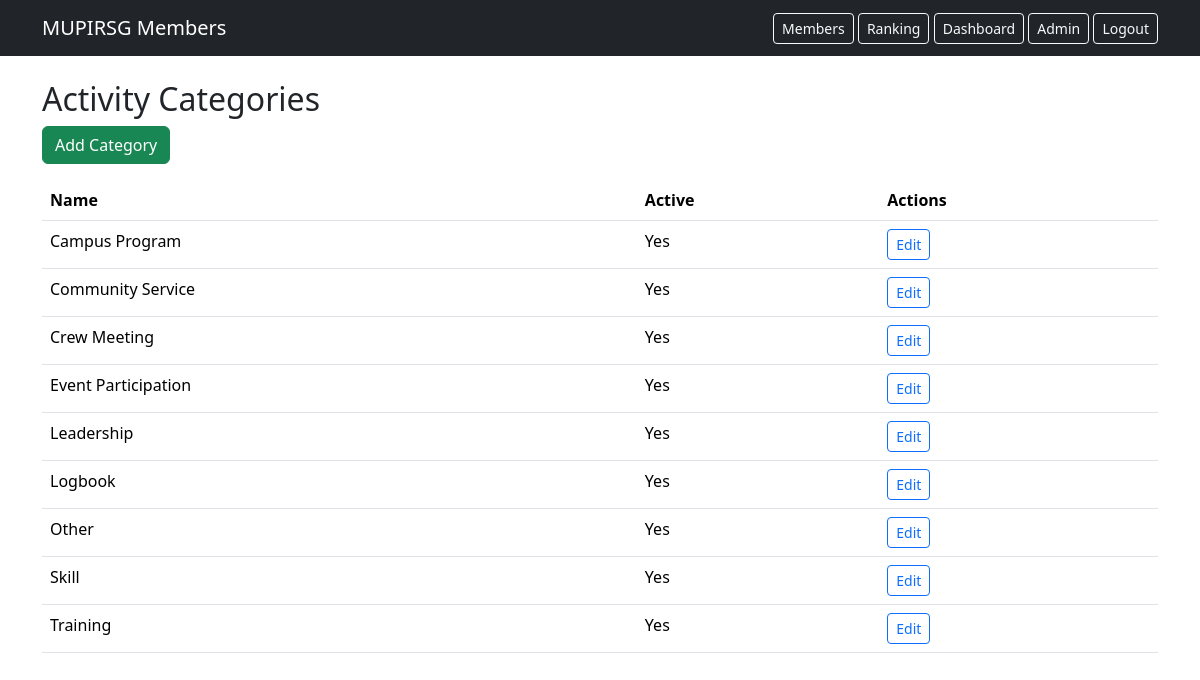
The app's page /members/admin/categories/ (signed in) with its own data.
### members/models.py (models this page shows, shortened)
class ActivityCategory(models.Model):
    name = models.CharField(max_length=100, unique=True)
    description = models.TextField(blank=True)
    is_active = models.BooleanField(default=True, db_index=True)
    created_at = models.DateTimeField(auto_now_add=True)
    updated_at = models.DateTimeField(auto_now=True)
    class Meta:
        ordering = ["name"]
        verbose_name_plural = "Activity categories"

### members/views.py (the view)
# urls.py: path("admin/categories/", views.admin_category_list, name="admin_category_list"),
@admin_required
def admin_category_list(request):
    categories = ActivityCategory.objects.all()
    return render(request, "members/activity_categories.html", {"categories": categories})

### members/permissions.py (called while the page is built)
def admin_required(view_func):
    @wraps(view_func)
    @login_required
    def _wrapped(request, *args, **kwargs):
        if not request.user.is_staff:
            raise PermissionDenied("You do not have permission to access this page.")
        return view_func(request, *args, **kwargs)
    return _wrapped

### members/templates/members/activity_categories.html (shortened to what this page needs)
{% extends "members/base.html" %}
{% block content %}
<h2>Activity Categories</h2>
<a href="{% url 'members:admin_category_add' %}" class="btn btn-success mb-3">Add Category</a>
<table class="table">
  <thead><tr><th>Name</th><th>Active</th><th>Actions</th></tr></thead>
  <tbody>
    {% for c in categories %}
    <tr>
      <td>{{ c.name }}</td><td>{% if c.is_active %}Yes{% else %}No{% endif %}</td>
      <td><a href="{% url 'members:admin_category_edit' c.pk %}" class="btn btn-sm btn-outline-primary">Edit</a></td>
    </tr>
    {% endfor %}
  </tbody>
</table>
{% endblock %}

### records on screen
ActivityCategory: name "Campus Program", is_active "Yes"
ActivityCategory: name "Community Service", is_active "Yes"
ActivityCategory: name "Crew Meeting", is_active "Yes"
ActivityCategory: name "Event Participation", is_active "Yes"
ActivityCategory: name "Leadership", is_active "Yes"
ActivityCategory: name "Logbook", is_active "Yes"
ActivityCategory: name "Other", is_active "Yes"
ActivityCategory: name "Skill", is_active "Yes"
ActivityCategory: name "Training", is_active "Yes"
